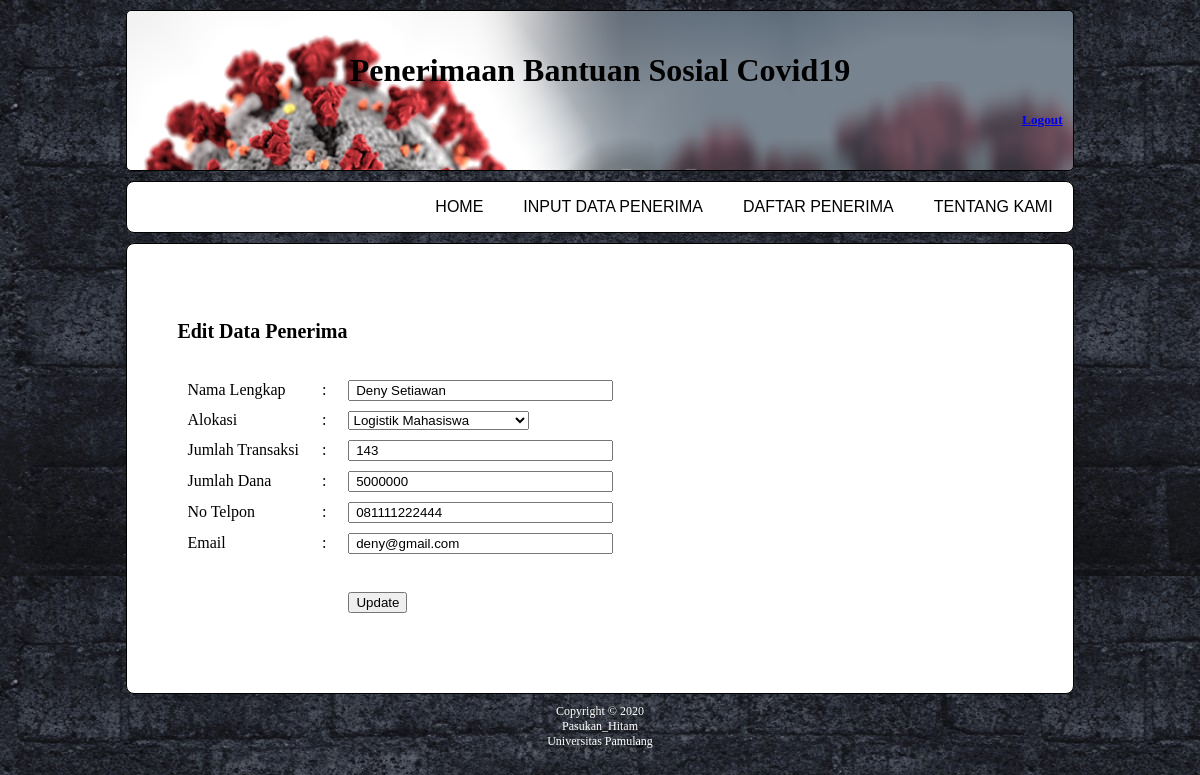
Page /admin/form_edit.php?id=2 on the committed database.
### tables this page shows
CREATE TABLE `data_penerima` (
  `Nomor` varchar(15) NOT NULL,
  `Nama_Lengkap` varchar(45) NOT NULL,
  `Alokasi` varchar(45) NOT NULL,
  `Jumlah_Transaksi` varchar(45) NOT NULL,
  `Jumlah_Dana` bigint(45) NOT NULL,
  `No_Telp` varchar(15) NOT NULL,
  `Email` varchar(45) NOT NULL
);

### admin/form_edit.php (the view, shortened to what this page needs)
<?php
include "koneksi.php";
$ID = $_GET['id'];
$perintah = mysqli_query($db, "SELECT * FROM data_penerima WHERE Nomor ='$ID'");
$row = mysqli_fetch_assoc($perintah);
?>
<html>
<head>
    <link rel="stylesheet" type="text/css" href="style.css">
</head>
<body>
    <div class="content">
        <header>
            <h1 class="judul">Penerimaan Bantuan Sosial Covid19</h1>
            <h5 class="logout"><a href="logout.php">Logout</a></h5>
        </header>
        <div class="menu">
            <ul>
                <li>
                    <a href="aboutUs.php">Tentang Kami</a>
                </li>
                <li>
                    <a href="form_tampil.php">Daftar Penerima</a>
                </li>
                <li>
                    <a href="form_input.php">Input Data Penerima</a>
                </li>
                <li>
                    <a href="index.php">Home</a>
                </li>
            </ul>
        </div>
        <div id="isi">
            <form method=post action=proses_edit.php>
                <h4>Edit Data Penerima</h4>
                <table width="100%" border="0" cellspacing="10" cellpadding="0">
                    <tr>
                        <td width="15%">Nama Lengkap</td>
                        <td width="2%">:</td>
                        <td width="80%"><input type="text" name="nama" size="30" class="masukan" value=" <?php echo "$row[Nama_Lengkap]" ?>"></td>
                    </tr>
                    <tr>
                        <td>Alokasi</td>
                        <td>:</td>
                        <td>
                            <?php $alok = $row['Alokasi']; ?>
                            <select name="alokasi">
                                <option <?php echo ($alok == "Logistik Mahasiswa") ? " selected" : "" ?>>Logistik Mahasiswa</option>
                            </select>
                        </td>
                    </tr>
                    <tr>
                        <td>Jumlah Transaksi</td>
                        <td>:</td>
                        <td><input type="text" name="jlhTrans" size="30" class="masukan" value=" <?php echo "$row[Jumlah_Transaksi]" ?>"></td>
                    </tr>
                    <tr>
                        <td>Jumlah Dana</td>
                        <td>:</td>
                        <td><input type="text" name="jlhDana" size="30" class="masukan" value=" <?php echo "$row[Jumlah_Dana]" ?>"></td>
                    </tr>
                    <tr>
                        <td>No Telpon</td>
                        <td>:</td>
                        <td><input type="text" name="telp" size="30" class="masukan" value=" <?php echo "$row[No_Telp]" ?>"></td>
                    </tr>
                    <tr>
                        <td>Email</td>
                        <td>:</td>
                        <td><input type="text" name="email" size="30" class="masukan" value=" <?php echo "$row[Email]" ?>"></td>
                    </tr>
                    <tr>
                        <td>&nbsp;</td>
                        <td>&nbsp;</td>
                        <td>&nbsp;</td>
                    </tr>
                    <tr>
                        <td>&nbsp;</td>
                        <td>&nbsp;</td>
                        <td>
                            <input type="submit" name="update" value="Update" class="tombol">
                        </td>
                    </tr>
                </table>
            </form>
        </div>
    </div>
    <div class="copyright">
        Copyright &copy; 2020 <br>
        Pasukan_Hitam<br>
        Universitas Pamulang
    </div>
</body>
</html>

### admin/style.css (style rules this page uses)
body { background-image: url("images/bg1.jpg"); }
.content { width: 80%; margin: 10px auto; }
header { background: url("images/gbr.png"); background-size: cover; background-color: white; padding: 20px 10px; border-radius: 5px; border: 1px solid #000000; margin-bottom: 10px; }
header h1.judul { text-align: center; }
header h4.namaLogin, header h5.logout { text-align: right; }
.menu { background-color: #ffffff; border: 1px solid #000000; border-radius: 8px; margin-bottom: 10px; }
div.menu ul { list-style: none; overflow: hidden; }
div.menu ul li { float: right; text-align: center; text-transform: uppercase; }
div.menu ul li a { padding: 0 20px; text-align: center; text-decoration: none; color: #000000; font-family: sans-serif; font-size: 16px; font-style: bold; transition: all 0.3s ease-in-out; }
#isi { padding: 50px; background-color: #ffffff; border: 1px solid #000000; border-radius: 8px; margin-bottom: 10px; font-size: 20px; }
.copyright { color: white; text-align: center; font-size: 12px; }

### rows in the picture
data_penerima: nama "Deny Setiawan", alokasi "Logistik Mahasiswa", jlhTrans "143", jlhDana "5000000", telp "081111222444", email "deny@gmail.com"
